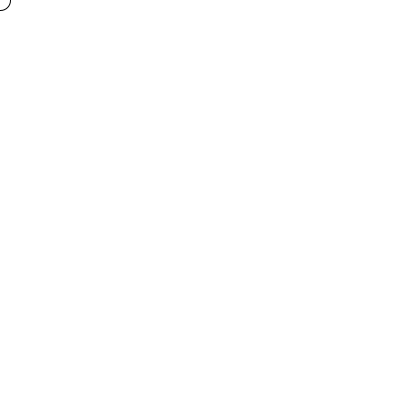
Frame 1 (no input)
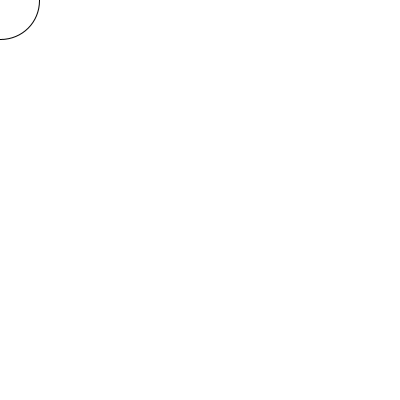
Frame 60 (the mouse pressed at the canvas centre just before this capture)
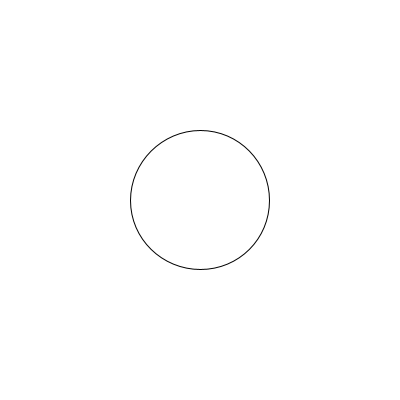
Frame 120 (the mouse held since frame 60 and released just before this capture)

The Processing sketch that drew these frames (run headless with seeded random() and noise(); from frame 60 on, the mouse is pressed at the canvas centre):

// Processing sketch: circle_grow
// ── circle_grow.pde
int size = 20;
float x;
float y;

void setup() {
  size(400, 400);
  x = random(width);
  y = random(height);
}

void draw() {
  background(255);
  circle(mouseX, mouseY, size);
  size = size + 1;
}
